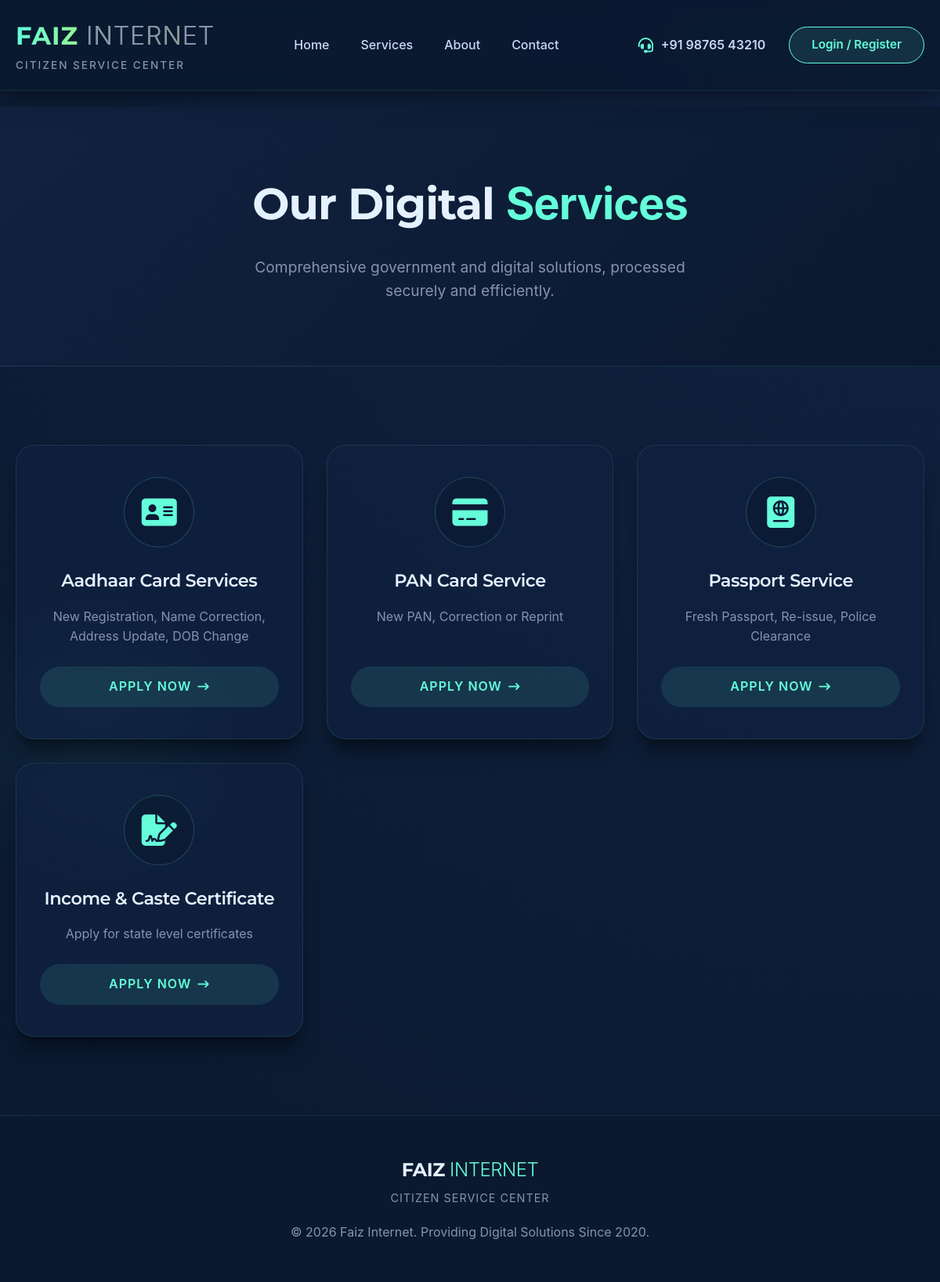
/services, run on the app's committed database.
### app.py (models this page shows)
class Service(db.Model):
    id = db.Column(db.Integer, primary_key=True)
    title = db.Column(db.String(100), nullable=False)
    description = db.Column(db.String(255), nullable=False)
    icon_path = db.Column(db.String(100), default='img/service-icon.png')
    form_schema = db.Column(db.Text, nullable=True)
    applications = db.relationship('Application', backref='service', lazy=True)

### app.py (the view)
@app.route('/services')
def services():
    services = Service.query.all()
    return render_template('services.html', services=services)

### app.py (called while the page is built)
@app.context_processor
def inject_services():
    try:
        services = Service.query.all()
    except:
        services = []
    return dict(all_services=services)

### templates/services.html (shortened to what this page needs)
{% extends "base.html" %}
{% block content %}
<section style="background: linear-gradient(135deg, var(--secondary-blue) 0%, var(--primary-blue) 100%); color: var(--white); padding: 80px 0; text-align: center; border-bottom: 1px solid rgba(100, 255, 218, 0.1);">
    <div class="container">
        <h1 style="font-size: 3.5rem; margin-bottom: 20px; font-weight: 700; letter-spacing: -1px;">Our Digital <span style="color: var(--accent-blue);">Services</span></h1>
        <p style="font-size: 1.2rem; color: var(--text-light); max-width: 600px; margin: 0 auto;">Comprehensive government and digital solutions, processed securely and efficiently.</p>
    </div>
</section>
<section class="services-section" style="padding-top: 80px; padding-bottom: 80px; position: relative;">
    <div style="position: absolute; top: 20%; left: -10%; width: 40%; height: 60%; background: radial-gradient(circle, rgba(100,255,218,0.05) 0%, transparent 60%); pointer-events: none; z-index: 0;"></div>
    <div class="container" style="position: relative; z-index: 1;">
        <div class="services-grid">
            {% for service in services %}
            <div class="service-card">
                <div class="card-icon">
                    {% if service.icon_path.startswith('img/') %}
                    <img src="{{ url_for('static', filename=service.icon_path) }}" alt="{{ service.title }}">
                    {% else %}
                    <i class="{{ service.icon_path }}"></i>
                    {% endif %}
                </div>
                <h3>{{ service.title }}</h3>
                <p>{{ service.description }}</p>
                <a href="{{ url_for('book_service', service_id=service.id) }}" class="btn-apply">Apply Now <i class="fa-solid fa-arrow-right-long"></i></a>
            </div>
            {% endfor %}
        </div>
    </div>
</section>
{% endblock %}

### static/css/style.css (style rules this page uses)
:root { --primary-blue: #0A192F; --secondary-blue: #112240; --light-blue: #233554; --accent-gold: #FFD700; --accent-orange: #FF6600; --accent-blue: #64FFDA; --text-dark: #CCD6F6; --text-light: #8892B0; --white: #E6F1FF; --pure-white: #ffffff; --background: #0A192F; --gradient-bg: radial-gradient(circle at top right, #112240 0%, #0A192F 100%); --gradient-button: linear-gradient(135deg, #FF6600 0%, #FF3300 100%); --gradient-button-hover: linear-gradient(135deg, #FF3300 0%, #CC2900 100%); --gradient-text: linear-gradient(to right, #64FFDA, #FFD700); --shadow-sm: 0 4px 6px -1px rgba(0, 0, 0, 0.2), 0 2px 4px -1px rgba(0, 0, 0, 0.1); --shadow-md: 0 10px 15px -3px rgba(0, 0, 0, 0.3), 0 4px 6px -2px rgba(0, 0, 0, 0.15); --shadow-lg: 0 20px 25px -5px rgba(0, 0, 0, 0.4), 0 10px 10px -5px rgba(0, 0, 0, 0.2); --shadow-glow: 0 0 15px rgba(100, 255, 218, 0.3); --border-radius-sm: 8px; --border-radius-md: 16px; --border-radius-lg: 24px; --border-radius-full: 9999px; --transition-fast: 0.2s cubic-bezier(0.4, 0, 0.2, 1); --transition-normal: 0.3s cubic-bezier(0.4, 0, 0.2, 1); }
* { margin: 0; padding: 0; box-sizing: border-box; font-family: 'Inter', 'Open Sans', sans-serif; scroll-behavior: smooth; }
body { background: var(--background); background-image: var(--gradient-bg); color: var(--text-dark); line-height: 1.6; min-height: 100vh; overflow-x: hidden; }
main.container, .hero-section, .services-section, .admin-wrapper, .dashboard-header, .booking-wrapper, .auth-section { animation: fadeIn 0.6s ease-out forwards; }
h1, h2, h3, h4, h5, h6 { font-family: 'Outfit', 'Montserrat', sans-serif; font-weight: 700; letter-spacing: -0.02em; color: var(--white); }
a { text-decoration: none; color: inherit; transition: color var(--transition-fast); }
.container { max-width: 1400px; margin: 0 auto; padding: 0 20px; }
.services-grid { display: grid; grid-template-columns: repeat(auto-fit, minmax(300px, 1fr)); gap: 30px; padding: 20px 0; }
.service-card { background: rgba(17, 34, 64, 0.7); backdrop-filter: blur(16px); -webkit-backdrop-filter: blur(16px); border: 1px solid rgba(100, 255, 218, 0.1); padding: 40px 30px; border-radius: var(--border-radius-lg); box-shadow: var(--shadow-lg); text-align: center; transition: all var(--transition-normal); display: flex; flex-direction: column; position: relative; overflow: hidden; min-height: 320px; z-index: 1; }
.service-card::before { content: ''; position: absolute; top: 0; left: 0; right: 0; height: 4px; background: var(--gradient-button); transform: scaleX(0); transition: transform var(--transition-normal); transform-origin: left; z-index: 2; }
.card-icon { margin-bottom: 25px; height: 90px; display: flex; align-items: center; justify-content: center; background: rgba(10, 25, 47, 0.5); width: 90px; border-radius: 50%; margin-left: auto; margin-right: auto; border: 1px solid rgba(100, 255, 218, 0.2); transition: all var(--transition-fast); }
.card-icon i { font-size: 2.5rem; color: var(--accent-blue); transition: all var(--transition-fast); }
.service-card h3 { font-size: 1.4rem; color: var(--white); margin-bottom: 15px; font-weight: 600; }
.service-card p { font-size: 1rem; color: var(--text-light); margin-bottom: 25px; flex-grow: 1; line-height: 1.6; }
.btn-apply { display: inline-flex; align-items: center; justify-content: center; background: rgba(100, 255, 218, 0.1); color: var(--accent-blue); padding: 12px 24px; border-radius: var(--border-radius-full); font-weight: 600; font-size: 1rem; transition: all var(--transition-fast); border: 1px solid transparent; text-transform: uppercase; letter-spacing: 1px; margin-top: auto; }
.btn-apply i { margin-left: 8px; font-size: 0.9em; transition: transform var(--transition-fast); }

### data on the page
Service: title "Aadhaar Card Services", description "New Registration, Name Correction, Address Update, DOB Change"
Service: title "PAN Card Service", description "New PAN, Correction or Reprint"
Service: title "Passport Service", description "Fresh Passport, Re-issue, Police Clearance"
Service: title "Income & Caste Certificate", description "Apply for state level certificates"
